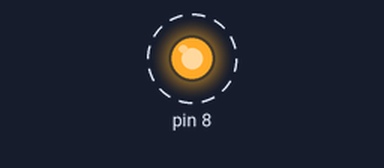
Simulated run of this program. Board: Raspberry Pi (header pin numbers). Shown: output pins drawn as LEDs (lit = HIGH). Dashed ring = blinking. What the program prints to the terminal is not drawn.

Above: at 0.5 s.
Timing chart, 0 to 4.6 s (numbered marks = the images above):
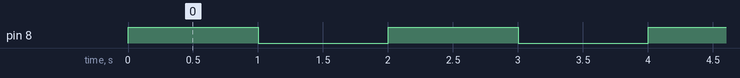

The program:

led_blink.py
```python
"""
Sample program for making an LED blink once per second.

Hardware:
- Pi
- LED
- 100 ohm resistor

GPIO setup:
- Connect GPIO pin #8 to resistor
- Connect other side of resistor to LED
- Connect other side of LED to a ground GPIO pin
Visually:  GPIO pin #8  -->  Resistor  -->  LED  -->  GPIO ground pin

Run this script, cancel with ctrl+c
"""

import RPi.GPIO as GPIO
from time import sleep

GPIO.setmode(GPIO.BOARD)  # Use physical pin numbering
GPIO.setup(8, GPIO.OUT, initial=GPIO.LOW)  # Set pin 8 to be an output pin and set initial value to low (off)
try:
    while True:
        print("+", end="", flush=True)  # Print '+' signifying light should be off
        GPIO.output(8, GPIO.HIGH)  # Turn on
        sleep(1)

        print("-", end="", flush=True)  # Print '-' signifying light should be off
        GPIO.output(8, GPIO.LOW)  # Turn off
        sleep(1)
except KeyboardInterrupt:
    GPIO.output(8, GPIO.LOW)
finally:
    print("")  # Print newline so next prompt is not on same line as prints above
    GPIO.cleanup()  # Reset all GPIO changes made by this script
```

Measured:
- by itself, pin 8: alternates HIGH for 1.0 s and LOW for 1.0 s
